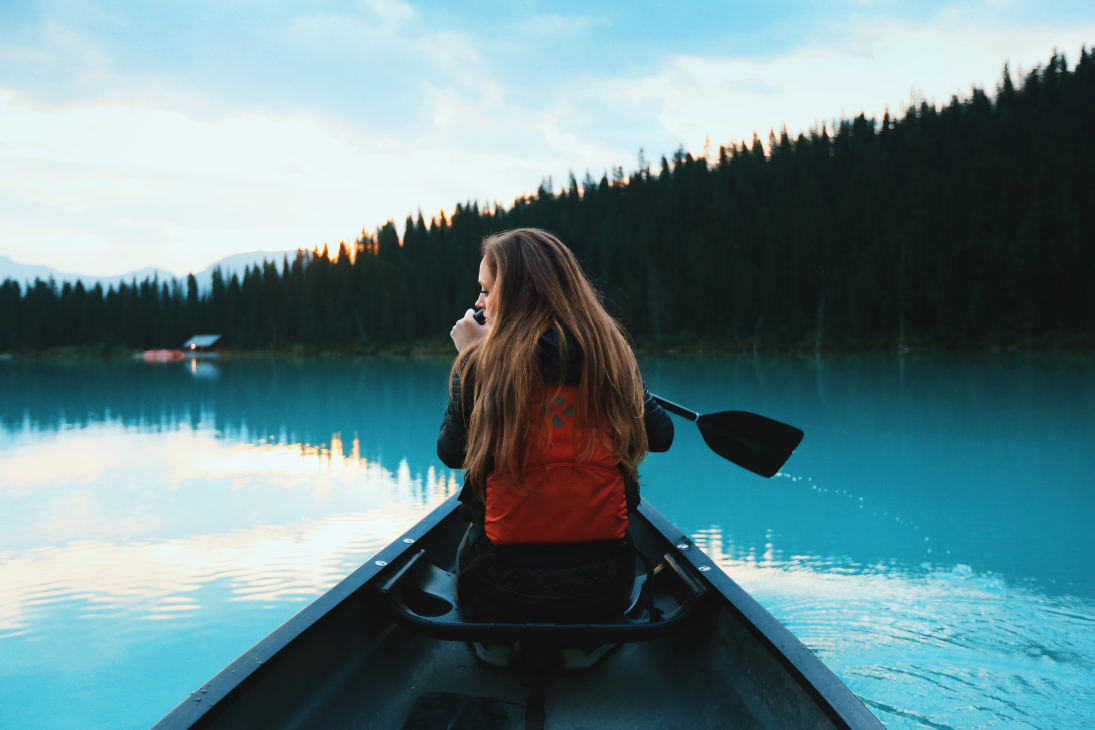
#> input picture assets/IMAGES/woman-boat.jpg, 5472 x 3648 px (shown at 1/5 size)
$ python image_operations.py
#> lines starting #> are read from the running program, lines starting #| are printed output that depends on the picture
import cv2
import numpy as np
import matplotlib.pyplot as plt

# 1 Reading image, and checking its dimensions
img = cv2.imread('../assets/IMAGES/woman-boat.jpg')
#> img is the input picture: shape (3648, 5472, 3); mean B, G, R 137.1, 132.2, 100.9
h, w, _ = img.shape
#> h = 3648; w = 5472
print(f'Width X Height:')
print(f'{w} X {h}')
#| 5472 X 3648

# cv2.imshow("original img", img)
# k = cv2.waitKey(0)  # 1, 2, 14

# 2. Resizing image with custom size
new_img1 = cv2.resize(img, (2000, 1500))
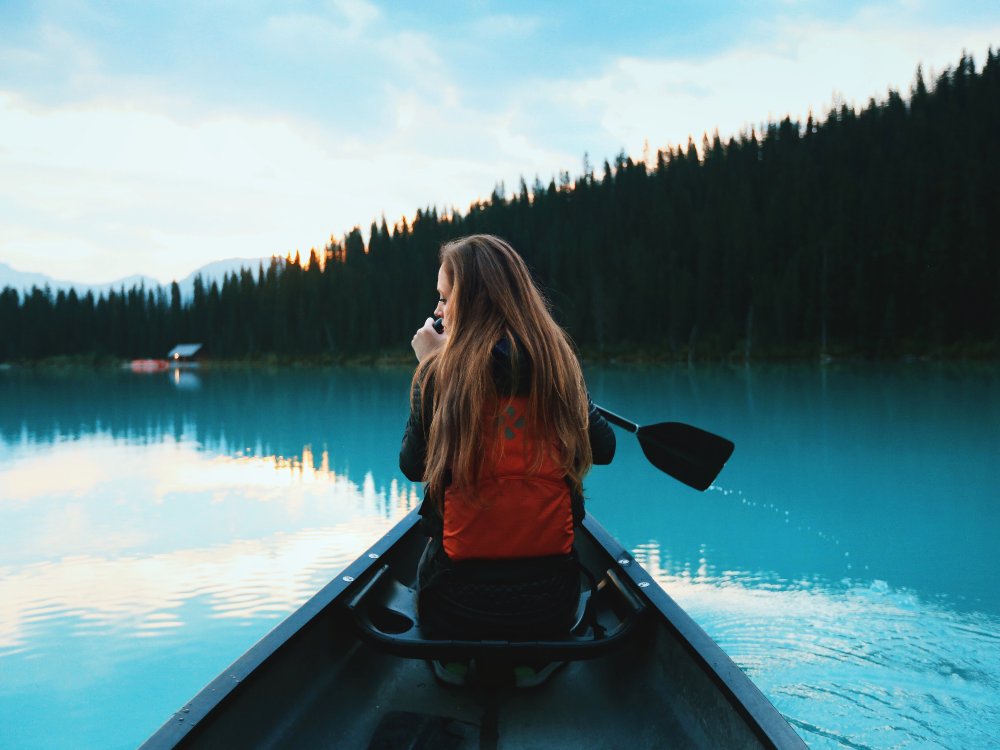
#> new_img1: shape (1500, 2000, 3) (shown at 1/2 size); mean B, G, R 137, 132.1, 100.7
h, w, _ = new_img1.shape
#> h = 1500; w = 2000

print(f'Width X Height:')
print(f'{w} X {h}')
#| 2000 X 1500

# cv2.imshow("new_img1", img)
# k = cv2.waitKey(0)  # 1, 2, 14

# 2. Resizing image with fx and fy.
new_img2 = cv2.resize(img, (0, 0), fx=0.2, fy=0.2)
h, w, _ = new_img2.shape
#> h = 730; w = 1094
print(f'Width X Height:')
print(f'{w} X {h}')
#| 1094 X 730

# cv2.imshow("new_img2", new_img2)
# k = cv2.waitKey(0)  # 1, 2, 14

# 3. Convert image color space
"""
YUV: YUV color space was particularly useful when color was first
     introduced to television as it could decode and display both
     color and black and white.

BGR: Default Opencv image color space. cv2.imshow default color projection
     is set to BGR. (matplotlib.pyplot.imshow defaults on RGB!)

HSV: Abbreviated for Hue-Saturation-Value, We can use this format to
     Increase/Decrease intensity to the color space easily.
"""
codes = {
    'grayscale': cv2.COLOR_BGR2GRAY,
    'rgb': cv2.COLOR_BGR2RGB,
    'hsv': cv2.COLOR_BGR2HSV,
    'yuv': cv2.COLOR_BGR2YUV

}

# GrayScale
grayscale = cv2.cvtColor(new_img2, codes['grayscale'])
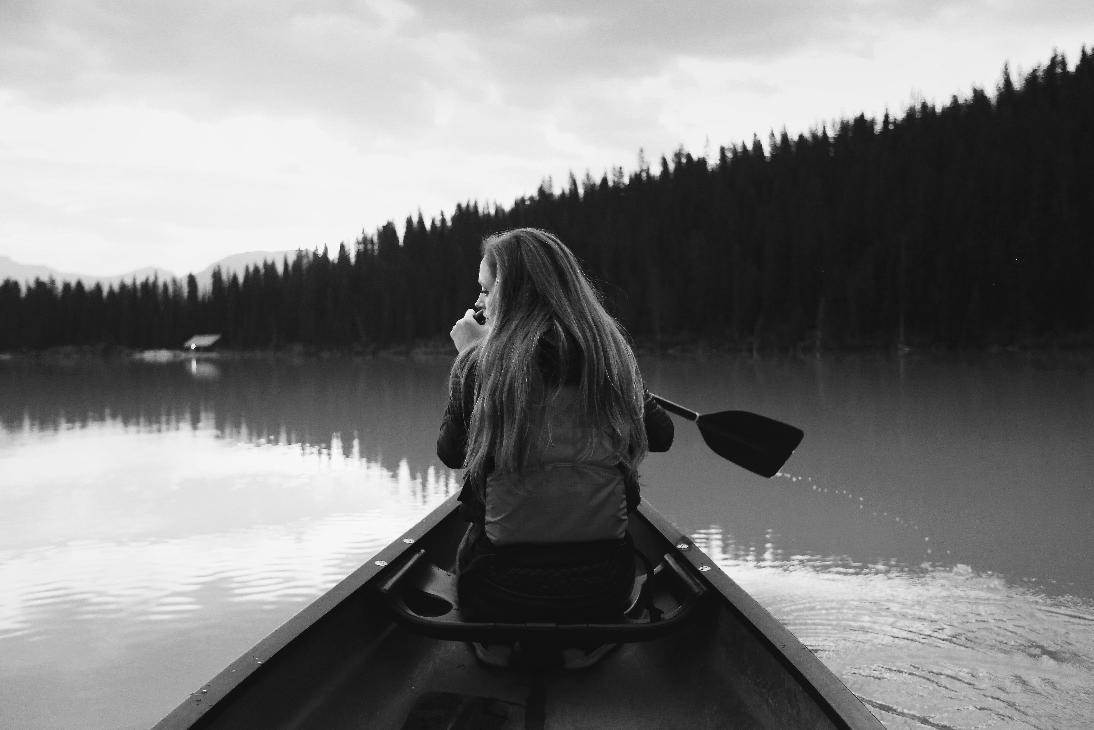
#> grayscale: shape (730, 1094); min 4, max 254, mean 123.4

# cv2.imshow("grayscale", grayscale)
# k = cv2.waitKey(0)  # 1, 2, 14

# RGB ColorSpace
rgb = cv2.cvtColor(new_img2, codes['rgb'])

# 4. Numpy Operations (This method replaces the R channel with B channel)
new_color2 = new_img2[..., ::-1]

# cv2.imshow("numpy Operation color", new_color2)
# k = cv2.waitKey(0)  # 1, 2, 14

# 5. Splitting and Merging channels (Replacing R and B channels)

R, G, B = cv2.split(new_img2)
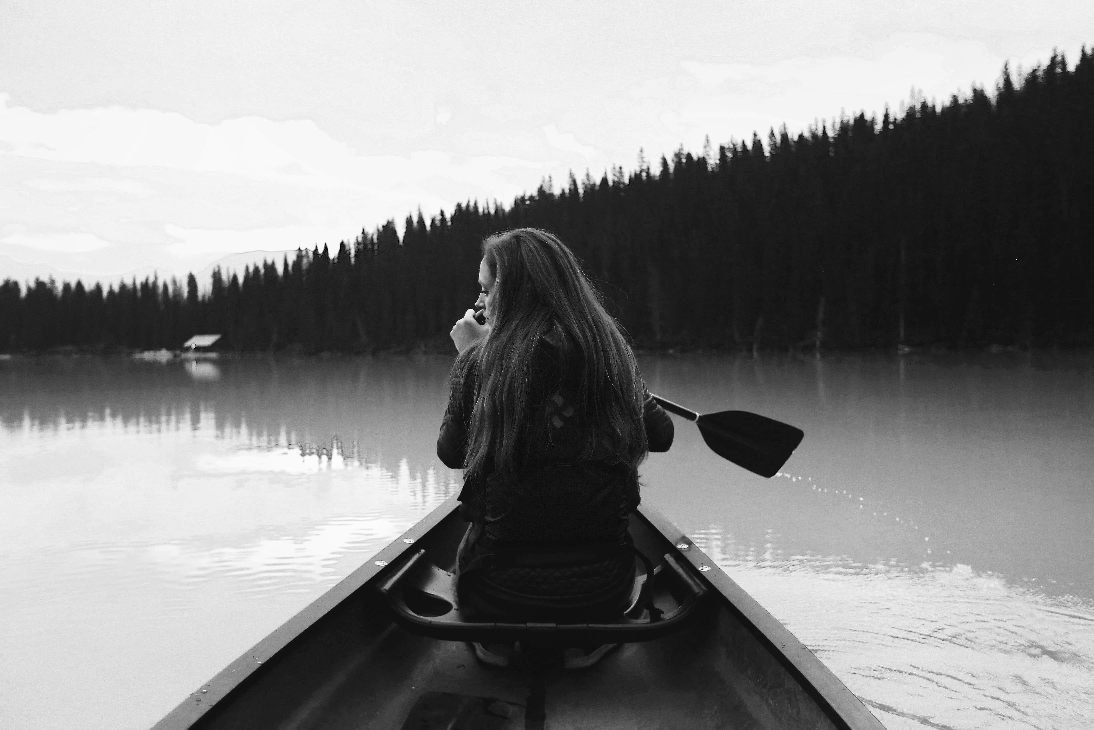
#> R: shape (730, 1094); min 0, max 255, mean 137.1
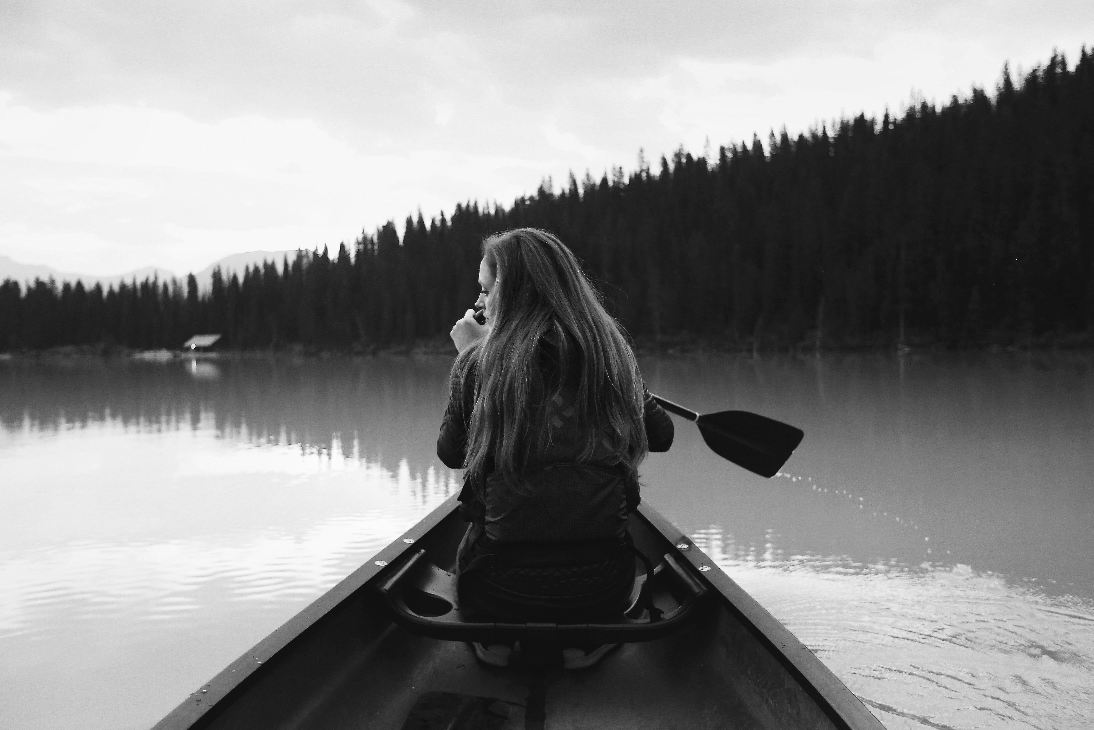
#> G: shape (730, 1094); min 2, max 255, mean 132.2
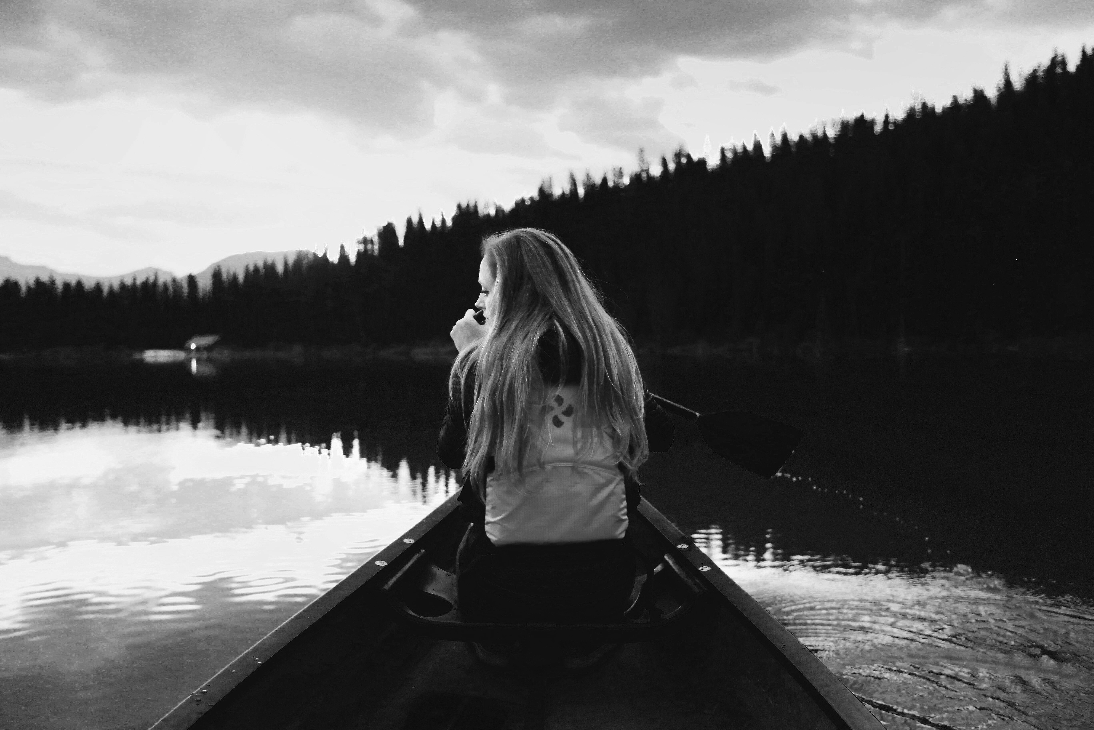
#> B: shape (730, 1094); min 0, max 255, mean 100.8
merged = cv2.merge([B, G, R])

cv2.imshow("Original Image", new_img2)
cv2.imshow("Merged Channels", merged)
k = cv2.waitKey(0)
#> (key Esc is pressed here)

# 6. writing images to a destination
cv2.imwrite("../assets/OUTPUT/IMAGES/gray.png", grayscale)

$ run again, with assets/IMAGES/chess_board_side.jpg copied over assets/IMAGES/woman-boat.jpg
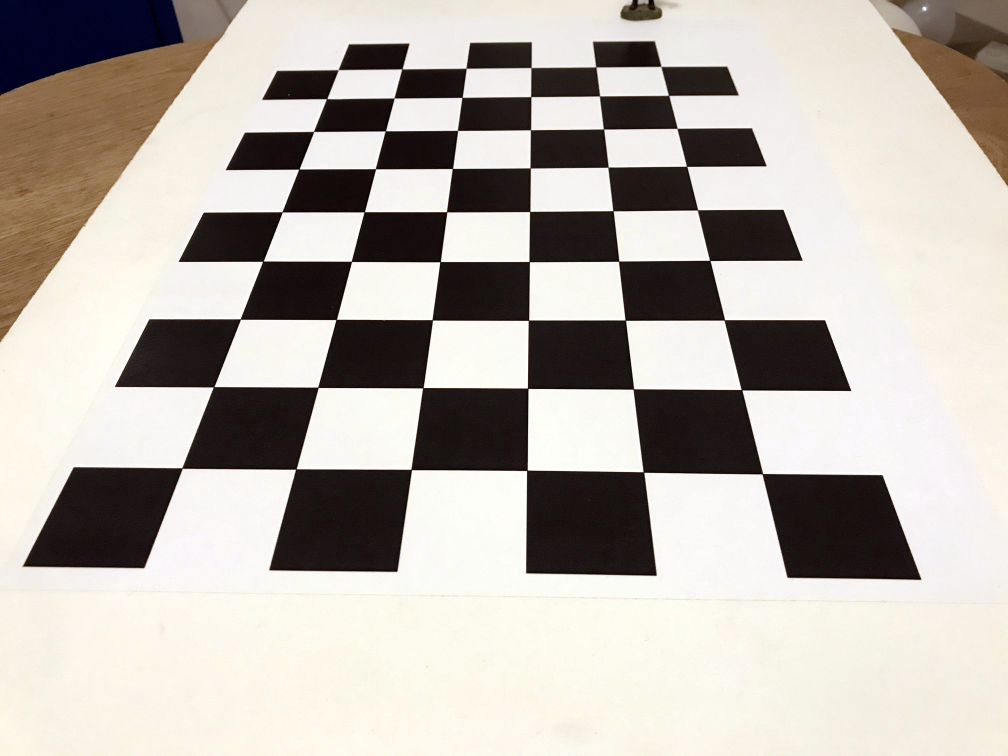
#> input picture assets/IMAGES/chess_board_side.jpg, 4032 x 3024 px (shown at 1/4 size)
#> img is the input picture: shape (3024, 4032, 3); mean B, G, R 172.3, 179.1, 185.1
#| 4032 X 3024
#| 2000 X 1500
#| 806 X 605
#> `R, G, B = cv2.split(new_img2)`:
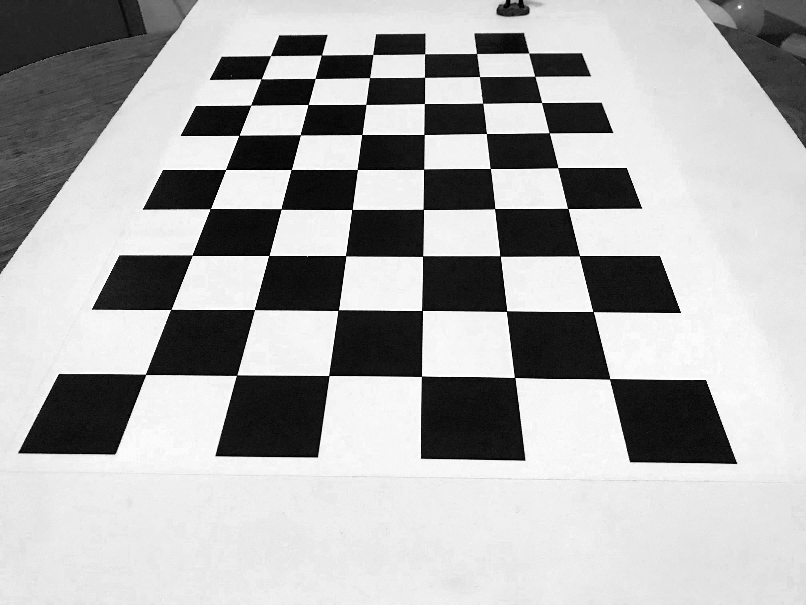
#> R: shape (605, 806); min 0, max 255, mean 172.3
#> `R, G, B = cv2.split(new_img2)`:
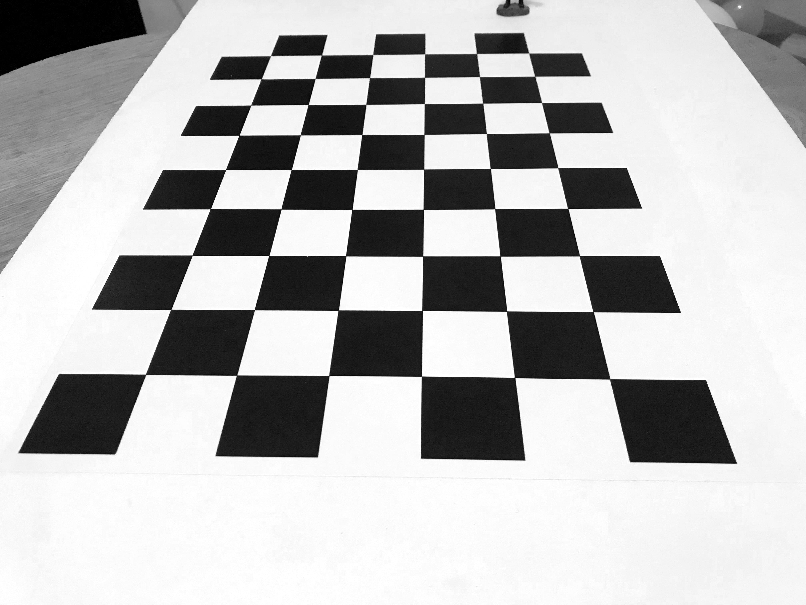
#> B: shape (605, 806); min 0, max 255, mean 185.1

$ run again, with assets/IMAGES/a.png saved as assets/IMAGES/woman-boat.jpg
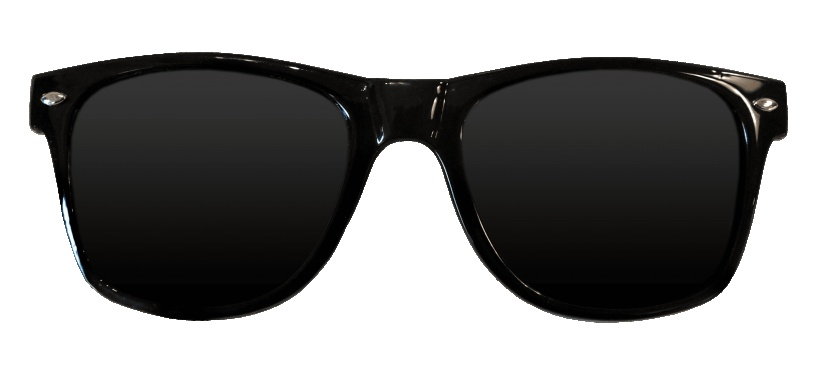
#> input picture assets/IMAGES/a.png, 835 x 369 px
#> img is the input picture: shape (369, 835, 3); mean B, G, R 140.7, 141.3, 141.5
#| 835 X 369
#> `new_img1 = cv2.resize(img, (2000, 1500))`:
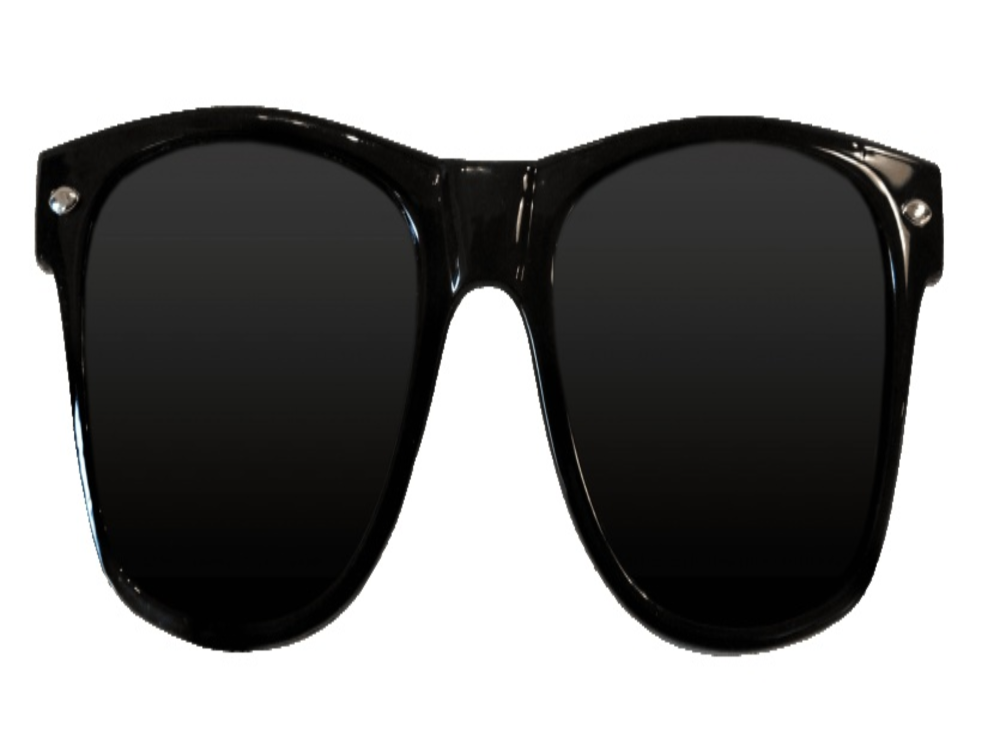
#> new_img1: shape (1500, 2000, 3) (shown at 1/2 size); mean B, G, R 140.7, 141.3, 141.4
#| 2000 X 1500
#> `new_img2 = cv2.resize(img, (0, 0), fx=0.2, fy=0.2)`:
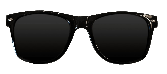
#> new_img2: shape (74, 167, 3); mean B, G, R 141.2, 141.8, 142
#| 167 X 74
